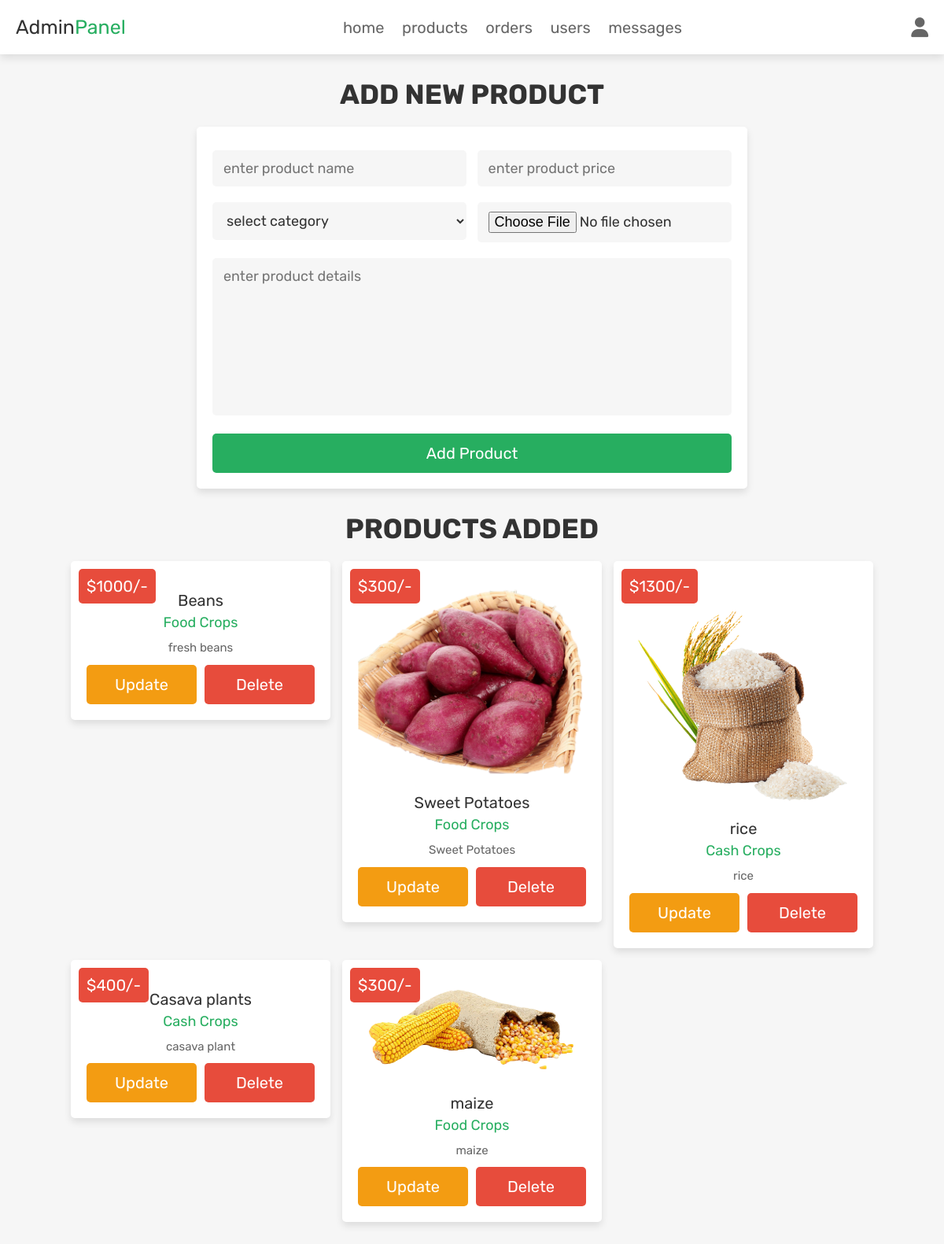
The app's page /admin_products.php (signed in) with its own data.
### tables this page shows
CREATE TABLE `products` (
  `id` int(100) NOT NULL,
  `farmer_id` varchar(40) NOT NULL,
  `name` varchar(100) NOT NULL,
  `category` varchar(20) NOT NULL,
  `quantity` varchar(100) DEFAULT NULL,
  `details` varchar(500) NOT NULL,
  `price` int(100) NOT NULL,
  `image` varchar(100) NOT NULL
);

### admin_products.php (the view, shortened to what this page needs)
<?php
@include 'config.php';
?>
<!DOCTYPE html>
<html lang="en">
<head>
   <link rel="stylesheet" href="https://cdnjs.cloudflare.com/ajax/libs/font-awesome/6.1.1/css/all.min.css">
   <link rel="stylesheet" href="css/admin_style.css">
</head>
<body>
<?php include 'admin_header.php'; ?>
<section class="add-products">
   <h1 class="title">add new product</h1>
   <form action="" method="POST" enctype="multipart/form-data">
      <div class="flex">
         <div class="inputBox">
         <input type="text" name="name" class="box" required placeholder="enter product name">
         <select name="category" class="box" required>
            <option value="" selected disabled>select category</option>
         </select>
         </div>
         <div class="inputBox">
         <input type="number" min="0" name="price" class="box" required placeholder="enter product price">
         <input type="file" name="image" required class="box" accept="image/jpg, image/jpeg, image/png">
         </div>
      </div>
      <textarea name="details" class="box" required placeholder="enter product details" cols="30" rows="10"></textarea>
      <input type="submit" class="btn" value="add product" name="add_product">
   </form>
</section>
<section class="show-products">
   <h1 class="title">products added</h1>
   <div class="box-container">
   <?php
      $show_products = $conn->prepare("SELECT * FROM `products`");
      $show_products->execute();
      if($show_products->rowCount() > 0){
         while($fetch_products = $show_products->fetch(PDO::FETCH_ASSOC)){
   ?>
   <div class="box">
      <div class="price">$<?= $fetch_products['price']; ?>/-</div>
      <img src="uploaded_img/<?= $fetch_products['image']; ?>" alt="">
      <div class="name"><?= $fetch_products['name']; ?></div>
      <div class="cat"><?= $fetch_products['category']; ?></div>
      <div class="details"><?= $fetch_products['details']; ?></div>
      <div class="flex-btn">
         <a href="admin_update_product.php?update=<?= $fetch_products['id']; ?>" class="option-btn">update</a>
         <a href="admin_products.php?delete=<?= $fetch_products['id']; ?>" class="delete-btn" onclick="return confirm('delete this product?');">delete</a>
      </div>
   </div>
   <?php
      }
   }else{
      echo '<p class="empty">now products added yet!</p>';
   }
   ?>
   </div>
</section>
</body>
</html>

### css/admin_style.css (style rules this page uses)
.add-products form { max-width: 70rem; padding:2rem; margin:0 auto; text-align: center; border:var(--border); box-shadow: var(--box-shadow); background-color: var(--white); border-radius: .5rem; }
.add-products form .flex { display: flex; justify-content: space-between; flex-wrap: wrap; }
.add-products form .flex .inputBox { width: 49%; }
.add-products form .box { width: 100%; margin:1rem 0; padding:1.2rem 1.4rem; font-size: 1.8rem; color:var(--black); border-radius: .5rem; background-color: var(--light-bg); border:var(--border); }
.add-products form textarea { height: 20rem; resize: none; }
.show-products { padding-top: 0; }
.show-products .box-container { display: grid; grid-template-columns: repeat(auto-fit, 33rem); gap:1.5rem; align-items: flex-start; justify-content:center; }
.show-products .box-container .box { text-align: center; border:var(--border); box-shadow: var(--box-shadow); background-color: var(--white); border-radius: .5rem; padding:2rem; position: relative; }
.show-products .box-container .box .price { position: absolute; top:1rem; left:1rem; padding:1rem; font-size: 2rem; color:var(--white); background-color: var(--red); border-radius: .5rem; }
.show-products .box-container .box img { width: 100%; margin-bottom: 1rem; }
.show-products .box-container .box .name { margin:.5rem 0; font-size: 2rem; color:var(--black); }
.show-products .box-container .box .cat { font-size: 1.8rem; color:var(--green); }
.show-products .box-container .box .details { padding-top: 1rem; font-size: 1.5rem; line-height: 1.5; color:var(--light-color); }

### css/components.css (style rules this page uses)
:root { --green:#27ae60; --orange:#f39c12; --red:#e74c3c; --black:#333; --light-color:#666; --white:#fff; --light-bg:#f6f6f6; --box-shadow:0 .5rem 1rem rgba(0,0,0,.1); }
* { font-family: 'Rubik', sans-serif; margin:0; padding:0; box-sizing: border-box; outline: none; border:none; text-decoration: none; color:var(--black); }
body { background-color: var(--light-bg); }
html { font-size: 62.5%; overflow-x: hidden; scroll-behavior: smooth; scroll-padding-top: 6.5rem; }
section { padding:3rem 2rem; max-width: 1200px; margin:0 auto; }
.btn, .delete-btn, .option-btn { display: block; width: 100%; margin-top: 1rem; border-radius: .5rem; color:var(--white); font-size: 2rem; padding:1.3rem 3rem; text-transform: capitalize; cursor: pointer; text-align: center; }
.btn { background-color: var(--green); }
.delete-btn { background-color: var(--red); }
.option-btn { background-color: var(--orange); }
.flex-btn { display: flex; flex-wrap: wrap; gap:1rem; }
.flex-btn > * { flex:1; }
.title { text-align: center; margin-bottom: 2rem; text-transform: uppercase; color:var(--black); font-size: 3.5rem; }

### records on screen
products: price "1000", name "Beans", category "Food Crops", details "fresh beans"
products: price "300", image (picture), name "Sweet Potatoes", category "Food Crops", details "Sweet Potatoes"
products: price "1300", image (picture), name "rice", category "Cash Crops", details "rice"
products: price "400", name "Casava plants", category "Cash Crops", details "casava plant"
products: price "300", image (picture), name "maize", category "Food Crops", details "maize"
